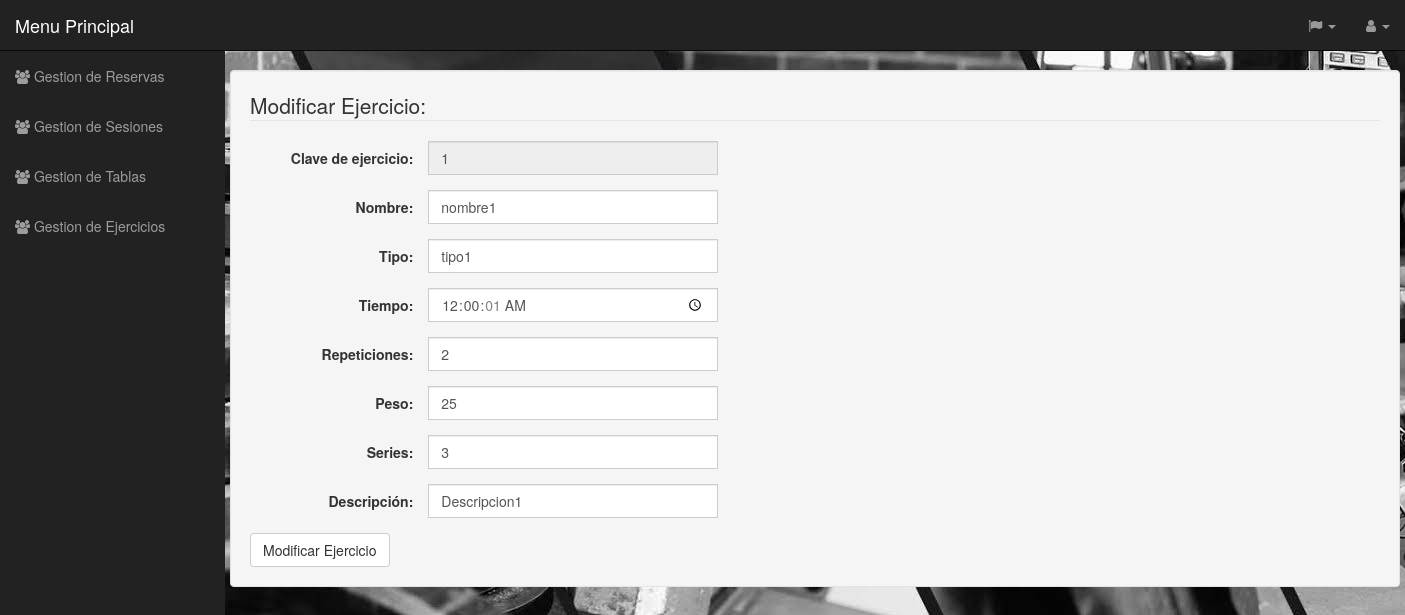
Page /Controlador/EJERCICIO_Controller.php?accion=Modificar&id_Ejercicio=1 on the earlier database version.
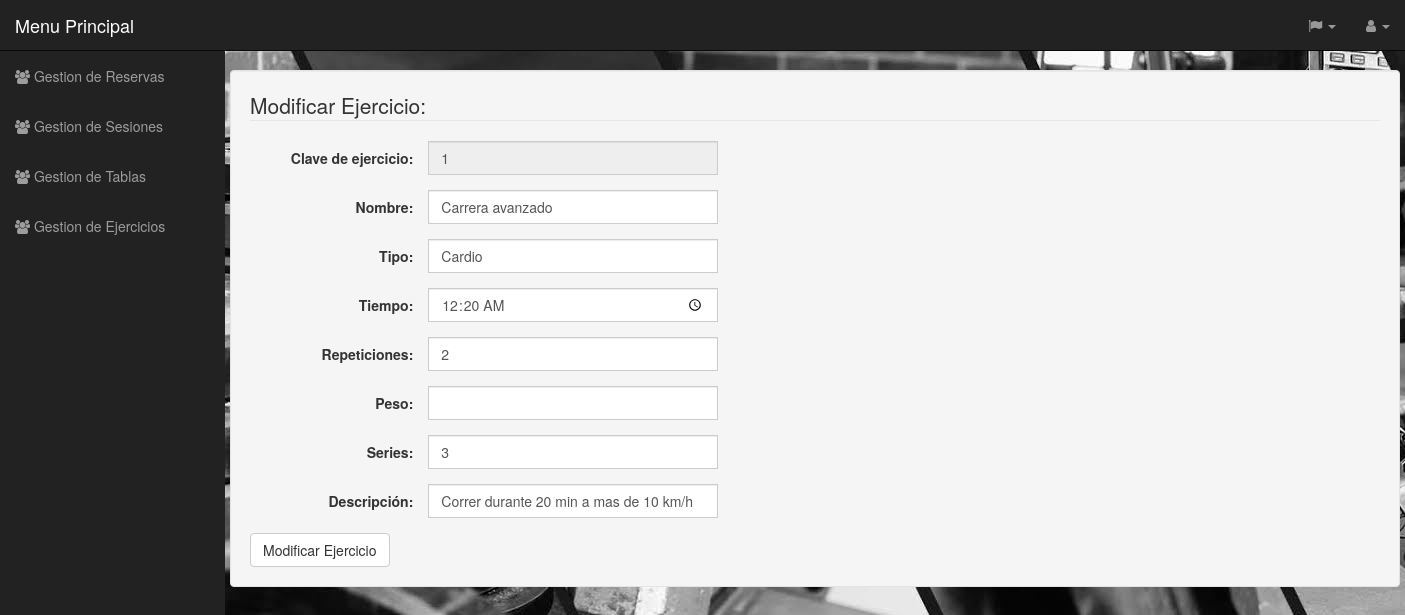
Same page on the later database version.
### tables this page shows
CREATE TABLE Ejercicio (
  id_Ejercicio int(11) NOT NULL,
  Tipo varchar(45) NOT NULL,
  Nombre varchar(45) NOT NULL,
  Tiempo time DEFAULT NULL,
  Repeticiones int(11) DEFAULT NULL,
  Peso int(11) DEFAULT NULL,
  Series int(11) DEFAULT NULL,
  Descripcion varchar(100) DEFAULT NULL,
  PRIMARY KEY (id_Ejercicio)
);

### Controlador/EJERCICIO_Controller.php (called while the page is built, shortened)
<?php
include '../Modelos/EJERCICIO_Modelo.php';
include '../Vistas/EJERCICIO_Modificar_Vista.php';
	Switch ($_REQUEST['accion']){
		case 'Modificar':
			if (!isset($_REQUEST['Nombre'])){
				$tabla = new EJERCICIO_Modelo($_REQUEST['id_Ejercicio'],'','','','','','','','','');
				$valores = $tabla->RellenaDatos($_REQUEST['id_Ejercicio']);
				new EJERCICIO_Modificar($valores,'EJERCICIO_Controller.php');
			}
			else{
				$tabla = get_data_form();
				$respuesta = $tabla->Modificar();
				new Mensaje($respuesta, 'EJERCICIO_Controller.php');
			}
			break;
	}
?>

### Modelos/EJERCICIO_Modelo.php (called while the page is built, shortened)
<?php
class EJERCICIO_Modelo
{
	var $id_Ejercicio;
function __construct($id_Ejercicio,$tipo,$nombre,$tiempo,$repeticiones,$peso,$series,$descripcion){
	$this->id_Ejercicio = $id_Ejercicio;
}
function ConectarBD(){
	include "../DataBase/datos_BD.php";
	$this->mysqli = new mysqli($host,$user,$pass,$name);
}
function RellenaDatos()
{
    $sql = "SELECT * from Ejercicio where id_Ejercicio = '".$this->id_Ejercicio."'";
    if (!($resultado = $this->mysqli->query($sql))){
	    return 'Error en la consulta sobre la base de datos';
	}
    else{
	       $result = $resultado->fetch_array();
		   return $result;
	}
}
}
?>

### DataBase/datos_BD.php (called while the page is built)
<?php
    $host = "localhost";
    $user = "root";
    $pass = "iu";
    $name = "Gimnasio_BD";
 ?>

### Vistas/EJERCICIO_Modificar_Vista.php (the view, shortened to what the changed rows need)
<?php
class EJERCICIO_Modificar{
private $valores;
function __construct($valores,$volver){
    $this->valores = $valores;
    include("../Funciones/cargadodedatos.php");
    $this->idiom=$idiom;
    $this->render();
}
function render(){
    ?><br>
    <div class="container well">
    <div class="row">
        <div class="col-xs-12">
        <form class="form-horizontal" method="post"action="../Controlador/EJERCICIO_Controller.php?id_Ejercicio=<?=$this->valores['id_Ejercicio']?>&amp;accion=Borrar">
            <fieldset><legend> <?=$this->idiom['ModificarEjercicio'].":"?></legend>
                <div class="form-group"><label class="col-sm-2 control-label" for="nombre"id ="nombre"> <?=$this->idiom['id_Ejercicio'].":"?></label>
                    <div class="input-group col-sm-3">
                        <input class="form-control" type=text readonly id=nombre name=id_Ejercicio value = "<?=$this->valores['id_Ejercicio']?>">
                    </div>
                </div>
                <div class="form-group"><label class="col-sm-2 control-label" for="nombre"id ="nombre"> <?=$this->idiom['Nombre'].":"?></label>
                    <div class="input-group col-sm-3">
                        <input class="form-control" type=text required id=nombre name=Nombre value = "<?=$this->valores['Nombre']?>">
                    </div>
                </div>
                <div class="form-group"><label class="col-sm-2 control-label" for="nombre"id ="nombre"> <?=$this->idiom['Tipo'].":"?></label>
                    <div class="input-group col-sm-3">
                        <input class="form-control" type=text required id=nombre name=Tipo value = "<?=$this->valores['Tipo']?>">
                    </div>
                </div>
                <div class="form-group"><label class="col-sm-2 control-label" for="nombre"id ="nombre"> <?=$this->idiom['Tiempo'].":"?></label>
                    <div class="input-group col-sm-3">
                        <input class="form-control" type=time id=nombre name=Tiempo value = "<?=$this->valores['Tiempo']?>">
                    </div>
                </div>
                <div class="form-group"><label class="col-sm-2 control-label" for="nombre"id ="nombre"> <?=$this->idiom['Repeticiones'].":"?></label>
                    <div class="input-group col-sm-3">
                        <input class="form-control" type=number id=nombre name=Repeticiones value = "<?=$this->valores['Repeticiones']?>">
                    </div>
                </div>
                <div class="form-group"><label class="col-sm-2 control-label" for="nombre"id ="nombre"> <?=$this->idiom['Peso'].":"?></label>
                    <div class="input-group col-sm-3">
                        <input class="form-control" type=number id=nombre name=Peso value = "<?=$this->valores['Peso']?>">
                    </div>
                </div>
                <div class="form-group"><label class="col-sm-2 control-label" for="nombre"id ="nombre"> <?=$this->idiom['Series'].":"?></label>
                    <div class="input-group col-sm-3">
                        <input class="form-control" type=number id=nombre name=Series value = "<?=$this->valores['Series']?>">
                    </div>
                </div>
                <div class="form-group"><label class="col-sm-2 control-label" for="nombre"id ="nombre"> <?=$this->idiom['Descripcion'].":"?></label>
                    <div class="input-group col-sm-3">
                        <input class="form-control" type=text id=nombre name=Descripcion value = "<?=$this->valores['Descripcion']?>">
                    </div>
                </div>
            </fieldset>
        </form>
        </div></div></div>
    <?php
}
}
?>

Differences in the rows shown:
changed ejercicio id 1: Nombre "nombre1" → "Carrera avanzado"; Tipo "tipo1" → "Cardio"; Tiempo "00:00:01" → "00:20:00"; Descripcion "Descripcion1" → "Correr durante 20 min a mas de 10 km/h"; Peso "25" → (not shown)
